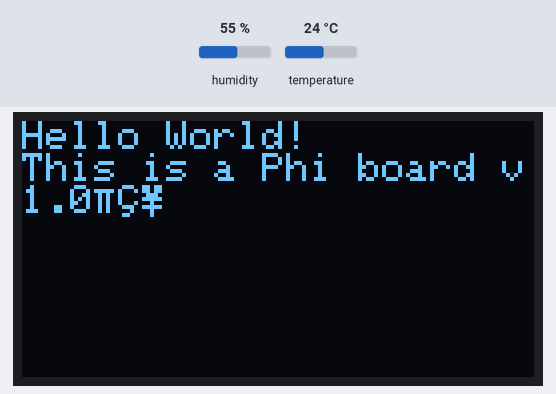
A sketch run on a simulated ESP8266 (NodeMCU). On the bench: 128×64 one-colour display. Inputs (shaded band) come from the test bench; at power-on: humidity 55 %, temperature 24 °C. What the sketch prints to the serial monitor is not drawn.

Above: at 0.1 s.

The sketch:

OLED_SSD1306.ino.ino
```cpp
#include <SPI.h>
#include <Wire.h>
#include <Adafruit_GFX.h>
#include <Adafruit_SSD1306.h>
#include <ESP8266WiFi.h>
#include <PubSubClient.h>

#include "DHT.h"
#define DHTPIN D4
#define DHTTYPE DHT11
DHT dht(DHTPIN, DHTTYPE);

#define SCREEN_WIDTH 128
#define SCREEN_HEIGHT 64
#define OLED_RESET -1

char *topic_t = "Sensors/MyOffice/Indoor/Temp";
char *topic_h = "Sensors/MyOffice/Indoor/Humi";
char* server = "192.168.2.44";

Adafruit_SSD1306 display(SCREEN_WIDTH, SCREEN_HEIGHT, &Wire, OLED_RESET);

WiFiClient wifiClient;
PubSubClient client(server, 1883, wifiClient);

void setup()   {
  if( !display.begin(SSD1306_SWITCHCAPVCC, 0x3C) ) {
    Serial.println(F("OLED(SSD1306) allocation failed"));
    while(1) {}
  }
  display.clearDisplay();

  display.setTextColor(WHITE);
  display.setTextSize(1);
  display.println("Hello World!");
  display.println("This is a Phi board v1.0”");
  display.display();
}

void loop() {

    char buf[20];
  float h = dht.readHumidity();
  float t = dht.readTemperature();
  if (isnan(h) || isnan(t) ) {
    Serial.println("Failed to read from DHT sensor!");
    return;
  }

  String str = String(h);
  str.toCharArray(buf, str.length());
  client.publish(topic_h, buf);
  Serial.println(String(topic_h) + " : " + buf);

  str = String(t);
  str.toCharArray(buf, str.length());
  client.publish(topic_t, buf);
  Serial.println(String(topic_t)  + " : " + buf);
  delay(2000);
}
```
